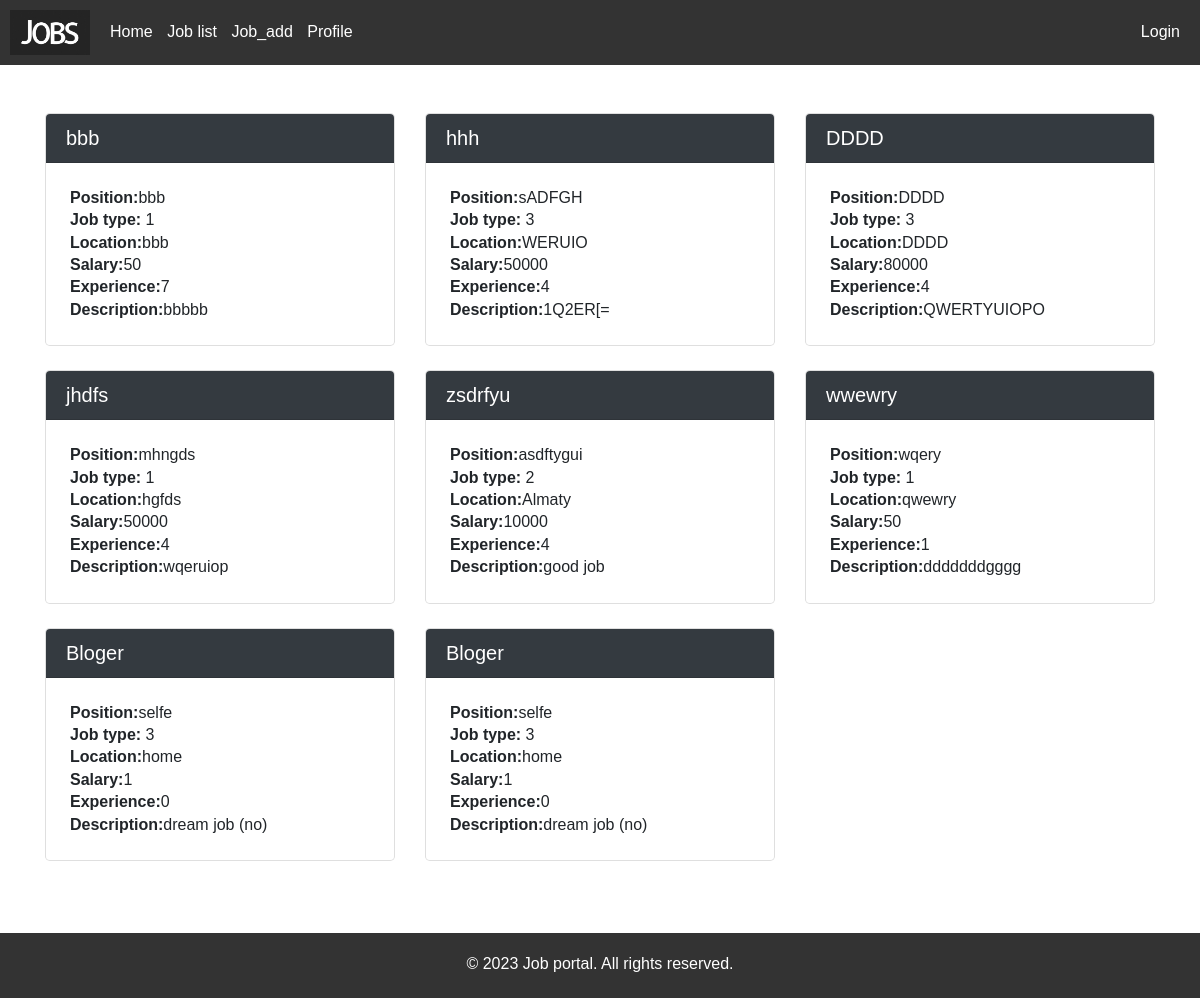
The page /jobs/ on the database as committed earlier.
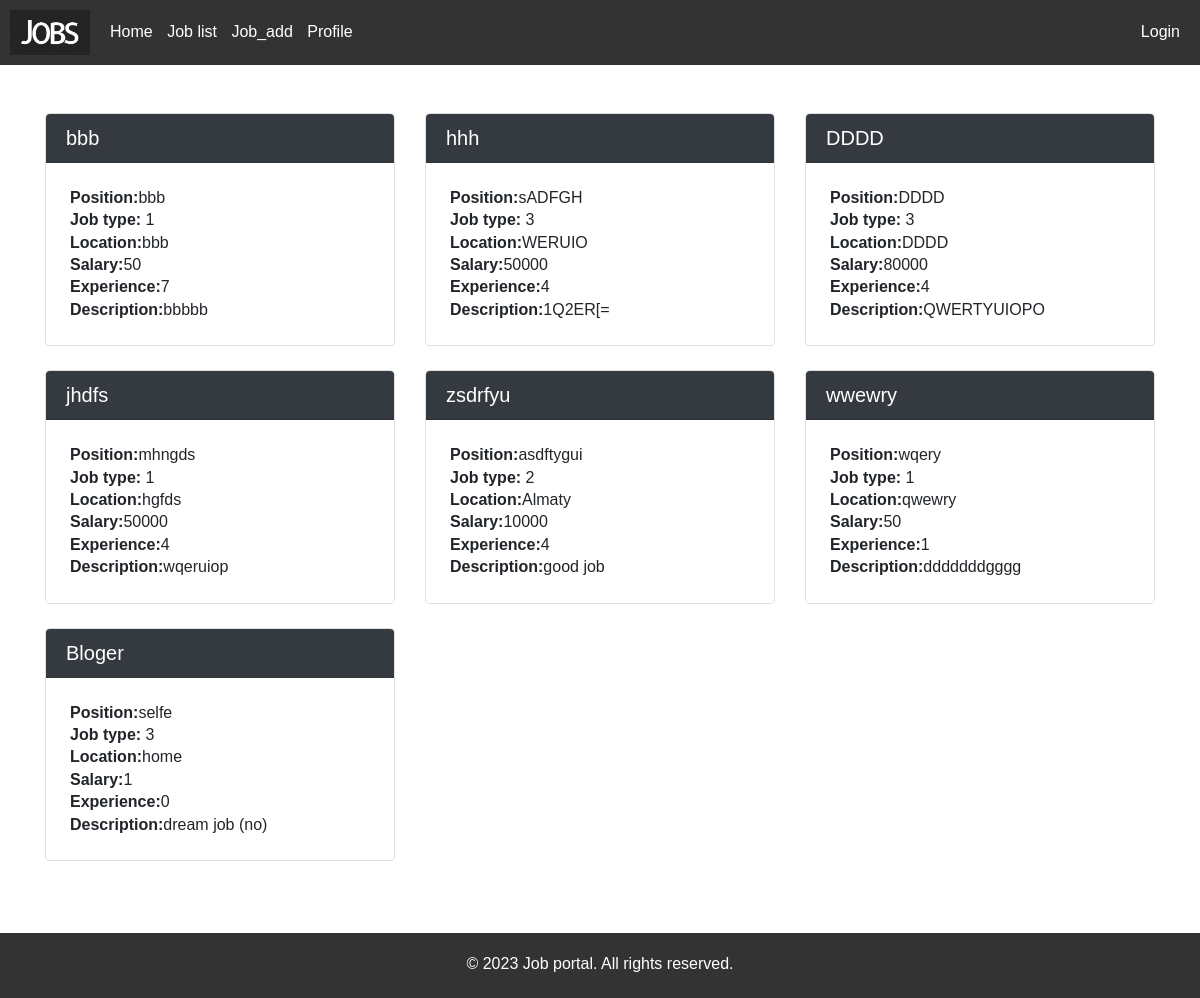
The same page on the database as committed later.
### job_portal/models.py (models this page shows, shortened)
class Job(models.Model):
    job_name = models.CharField(max_length=200, default='')
    position = models.CharField(max_length=100, default='')
    JOB_TYPE = (
        ('1', "Full time"),
        ('2', "Part time"),
        ('3', "Internship"),
    )
    job_type = models.CharField(choices=JOB_TYPE, max_length=1)
    location = models.CharField(max_length=100, default='')
    salary = models.IntegerField(null=True)
    experience = models.IntegerField(null=True)
    description = models.CharField(max_length=255, default='')

### job_portal/views.py (the view)
# urls.py: path('jobs/', views.job_list, name='job_list'),
def job_list(request):
    jobs = Job.objects.all()
    return render(request, 'job_portal/job_list.html', {'jobs': jobs})

### job_portal/templates/job_portal/job_list.html (shortened to what this page needs)
{% extends 'base.html' %}
{% load static %}
{% block content %}
    <div class="container my-5">
        <div class="row">
            {% for job in jobs %}
            <div class="col-lg-4 mb-4">
                <div class="card rounded-lg">
                    <div class="card-header bg-dark text-white rounded-top">
                        <h5 class="mb-0">{{ job.job_name }}</h5>
                    </div>
                    <div class="card-body p-4">
                        <p class="card-text"><strong>Position:</strong>{{ job.position }}</p>
                        <p class="card-text"><strong>Job type:</strong> {{ job.job_type }}</p>
                        <p class="card-text"><strong>Location:</strong>{{job.location}}</p>
                        <p class="card-text"><strong>Salary:</strong>{{job.salary}}</p>
                        <p class="card-text"><strong>Experience:</strong>{{job.experience}}</p>
                        <p class="card-text"><strong>Description:</strong>{{job.description}}</p>
                    </div>
                </div>
            </div>
            {% endfor %}
        </div>
    </div>
{% endblock content %}

Rows that differ between the two databases and show on the page:
removed Job: job_name "Bloger", position "selfe", job_type "3", location "home", salary "1", experience "0", description "dream job (no)"
